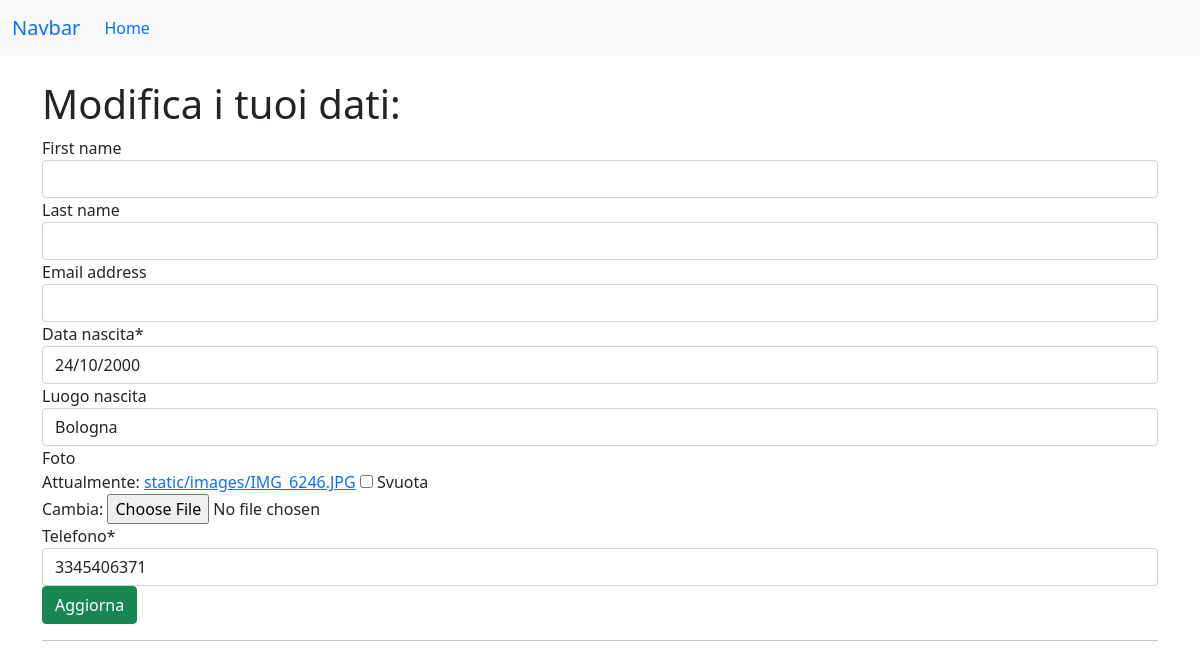
/app/update-profile/ (signed in), run on an earlier commit of the app's database.
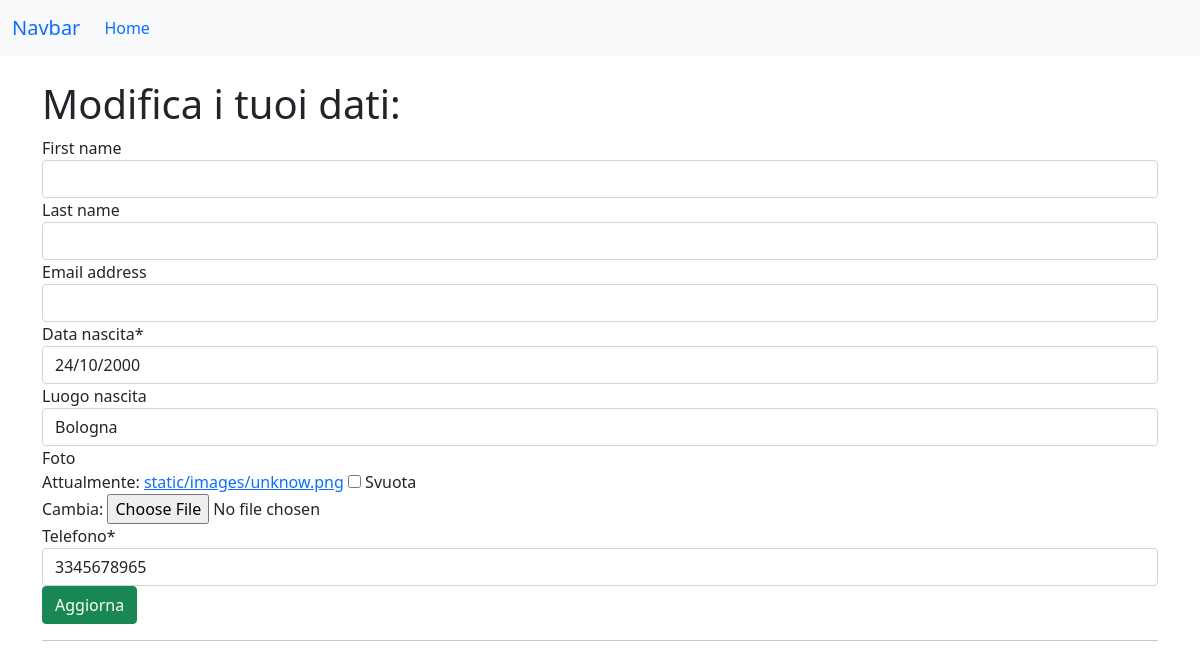
And on a later commit of the database.
### CurriculatorApp/models.py (models this page shows, shortened)
class Profile(models.Model):
    user = models.OneToOneField(User, on_delete=models.CASCADE)
    data_nascita = models.DateField(null=True)
    luogo_nascita = models.CharField(max_length=50, null=True, blank=True)
    sesso = models.CharField(max_length=1, choices=(('M', 'Maschio'), ('F', 'Femmina')), null=True)
    telefono = models.CharField(max_length=20, null=True, blank=False)
    foto = models.ImageField(null=True, blank=True, upload_to='images', default='static/images/unknow.png')
    class Meta:
        verbose_name_plural = "Profili"

### CurriculatorApp/views.py (the view)
# urls.py: path('update-profile/', ProfileUpdateView.as_view(), name='aggiorna-profilo'),
class ProfileUpdateView(LoginRequiredMixin, TemplateView):
    user_form = UserForm
    profile_form = ProfiloForm
    template_name = 'profile/aggiorna-profilo.html'
    def post(self, request):
        post_data = request.POST or None
        file_data = request.FILES or None
        user_form = UserForm(post_data, instance=request.user.profile)
        profile_form = ProfiloForm(post_data, file_data, instance=request.user.profile)
        if user_form.is_valid() and profile_form.is_valid():
            user_form.save()
            profile_form.save()
            messages.success(request, 'Il tuo profilo è stato aggiornato correttamente!')
            return redirect(reverse('CurriculatorApp:profilo', kwargs={'pk': self.request.user.pk}))
        context = self.get_context_data(user_form=user_form, profile_form=profile_form)
        return self.render_to_response(context)
    def get(self, request, *args, **kwargs):
        return self.post(request, *args, **kwargs)

### CurriculatorApp/forms.py
class UserForm(forms.ModelForm):
    class Meta:
        model = User
        exclude = ['username']
        fields = [
            'first_name',
            'last_name',
            'email'
        ]

class ProfiloForm(forms.ModelForm):
    class Meta:
        model = Profile
        exclude = ['sesso']
        fields = [
            'data_nascita',
            'luogo_nascita',
            'foto',
            'telefono',
        ]

### templates/profile/aggiorna-profilo.html (shortened to what this page needs)
{% extends 'Curriculator/base.html' %}
{% load crispy_forms_filters %}
{% load crispy_forms_tags %}
{% block content %}
    <div class="container">
        <div class="jumbotron">
            <h1>Modifica i tuoi dati:</h1>
            <form method="post" enctype="multipart/form-data">
                {{ user_form | crispy }}
                {{ profile_form | crispy }}
                <button type="submit" class="btn btn-success btn-block"> Aggiorna </button>
            </form>
            <hr>
        </div>
    </div>
{% endblock %}

What changed in the data, as far as the page shows it:
changed Profile "Bologna": telefono "3345406371" → "3345678965"
Also different on the page:
text no longer shown: "Data nascita * Luogo nascita Foto Attualmente: static/images/IMG_6246.JPG Svuota Cambia: Telefono *"
text now shown: "Data nascita * Luogo nascita Foto Attualmente: static/images/unknow.png Svuota Cambia: Telefono *"
